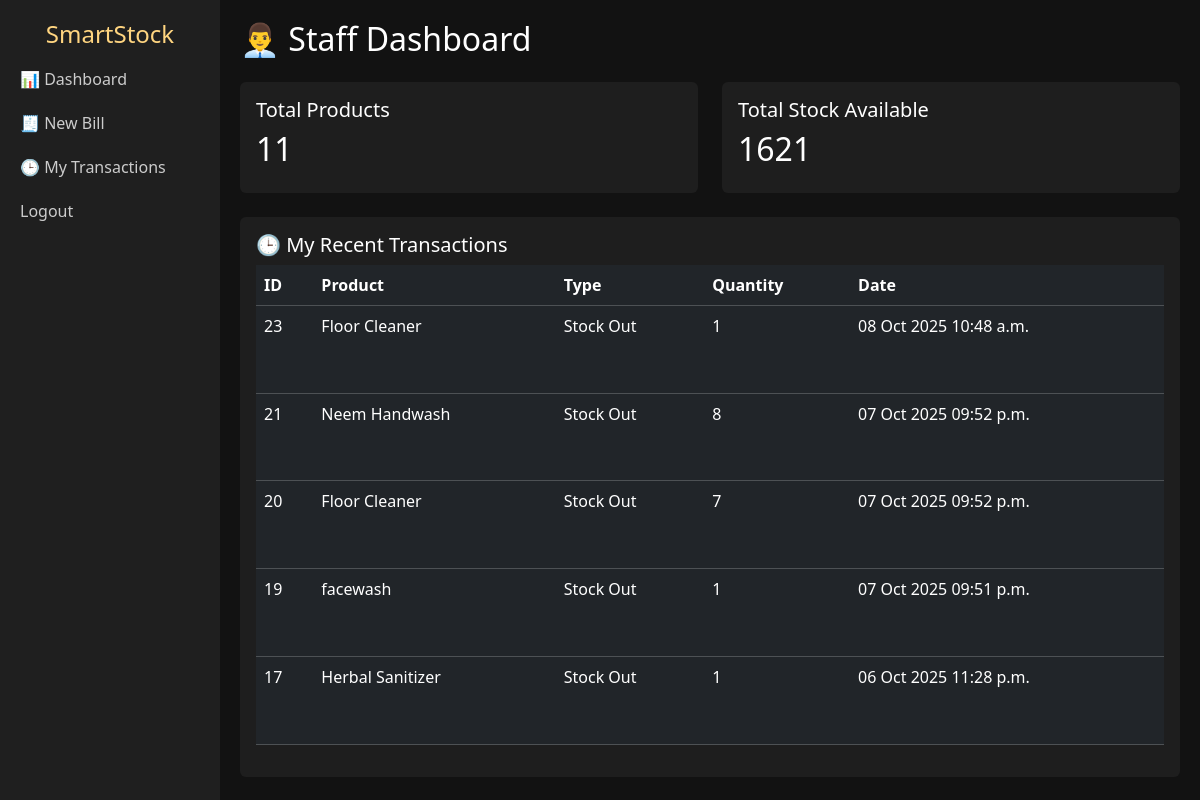
The page /staff-dashboard/ (signed in) on the database its author committed.
### authapp/models.py (models this page shows, shortened)
class Transaction(models.Model):
    TRANSACTION_TYPES = [
        ('in', 'Stock In'),
        ('out', 'Stock Out'),
    ]
    product = models.ForeignKey(Product, on_delete=models.CASCADE, related_name="transactions")
    type = models.CharField(max_length=3, choices=TRANSACTION_TYPES)
    quantity = models.PositiveIntegerField()
    date = models.DateTimeField(auto_now_add=True)  # automatically saves timestamp
    remarks = models.TextField(blank=True, null=True)
    user = models.ForeignKey(CustomUser, on_delete=models.SET_NULL, null=True, blank=True)

class Product(models.Model):
    name = models.CharField(max_length=100)
    category = models.CharField(max_length=50)
    stock = models.PositiveIntegerField(default=0)
    price = models.DecimalField(max_digits=10, decimal_places=2)
    description = models.TextField(blank=True, null=True)
    created_at = models.DateTimeField(auto_now_add=True)
    updated_at = models.DateTimeField(auto_now=True)
    min_stock = models.PositiveIntegerField(default=5)

### authapp/decorators.py (the view)
        def wrapper_func(request, *args, **kwargs):
            if request.user.is_authenticated:
                if request.user.role in allowed_roles:
                    return view_func(request, *args, **kwargs)
                else:
                    messages.error(request, "You are not authorized to view this page.")
                    return redirect('login')
            else:
                return redirect('login')

### authapp/views.py (called while the page is built)
@login_required
@role_required(['staff'])
def staff_dashboard(request):
    total_products = Product.objects.count()
    total_stock = Product.objects.aggregate(total=Sum('stock'))['total'] or 0
    my_transactions = Transaction.objects.filter(user=request.user).order_by('-date')[:5]
    products = Product.objects.all().order_by("name")
    low_stock_products = Product.objects.filter(stock__lte=F("min_stock"))
    context = {
         "total_products": total_products,
        "total_stock": total_stock,
        "my_transactions": my_transactions,
        "products": products,
        "low_stock_products": low_stock_products,
    }
    return render(request, "staff_dashboard.html", context)

### authapp/templates/staff_dashboard.html (shortened to what this page needs)
<!DOCTYPE html>
<html lang="en">
<head>
    <link href="https://cdn.jsdelivr.net/npm/bootstrap@5.3.2/dist/css/bootstrap.min.css" rel="stylesheet">
</head>
<body>
    <div class="sidebar">
        <h4 class="text-center" style="color:#ffd580">SmartStock</h4>
        <a href="{% url 'staff_dashboard' %}">📊 Dashboard</a>
        <a href="{% url 'new_bill' %}">🧾 New Bill</a>
        <a href="{% url 'bill_list' %}">🕒 My Transactions</a>
        <a href="{% url 'logout' %}">Logout</a>
    </div>
    <div class="main-content">
        <h2>👨‍💼 Staff Dashboard</h2>
        <div class="row mt-4">
            <div class="col-md-6">
                <div class="card p-3">
                    <h5>Total Products</h5>
                    <h2>{{ total_products }}</h2>
                </div>
            </div>
            <div class="col-md-6">
                <div class="card p-3">
                    <h5>Total Stock Available</h5>
                    <h2>{{ total_stock }}</h2>
                </div>
            </div>
        </div>
        <div class="card mt-4 p-3">
            <h5>🕒 My Recent Transactions</h5>
            <table class="table table-dark table-hover">
                <thead>
                    <tr>
                        <th>ID</th>
                        <th>Product</th>
                        <th>Type</th>
                        <th>Quantity</th>
                        <th>Date</th>
                    </tr>
                </thead>
                <tbody>
                    {% for t in my_transactions %}
                    <tr>
                        <td>{{ t.id }}</td>
                        <td>{{ t.product.name }}</td>
                        <td>{{ t.get_type_display }}</td>
                        <td>{{ t.quantity }}</td>
                        <td>{{ t.date|date:"d M Y h:i a" }}</td>
                    </tr>
                    {% empty %}
                    <tr><td colspan="5" class="text-center">No transactions yet</td></tr>
                    {% endfor %}
                </tbody>
            </table>
        </div>
    </div>
</body>
</html>

### authapp/templates/staff_dashboard.html (style rules this page uses)
body { background: #121212; color: white; }
.sidebar { height: 100vh; background-color: #1f1f1f; position: fixed; width: 220px; padding-top: 20px; }
.sidebar a { color: #ccc; text-decoration: none; display: block; padding: 10px 20px; }
.main-content { margin-left: 220px; padding: 20px; }
.card { background: #1e1e1e; color: white; border: none; }
.table { height: 60vh }

### rows shown on the page
Transaction: id "23", product.name "Floor Cleaner", type "Stock Out", quantity "1", date "08 Oct 2025 10:48 a.m."
Transaction: id "21", product.name "Neem Handwash", type "Stock Out", quantity "8", date "07 Oct 2025 09:52 p.m."
Transaction: id "20", product.name "Floor Cleaner", type "Stock Out", quantity "7", date "07 Oct 2025 09:52 p.m."
Transaction: id "19", product.name "facewash", type "Stock Out", quantity "1", date "07 Oct 2025 09:51 p.m."
Transaction: id "17", product.name "Herbal Sanitizer", type "Stock Out", quantity "1", date "06 Oct 2025 11:28 p.m."

### other values the page prints
{{ total_products }} "11"
{{ total_stock }} "1621"
